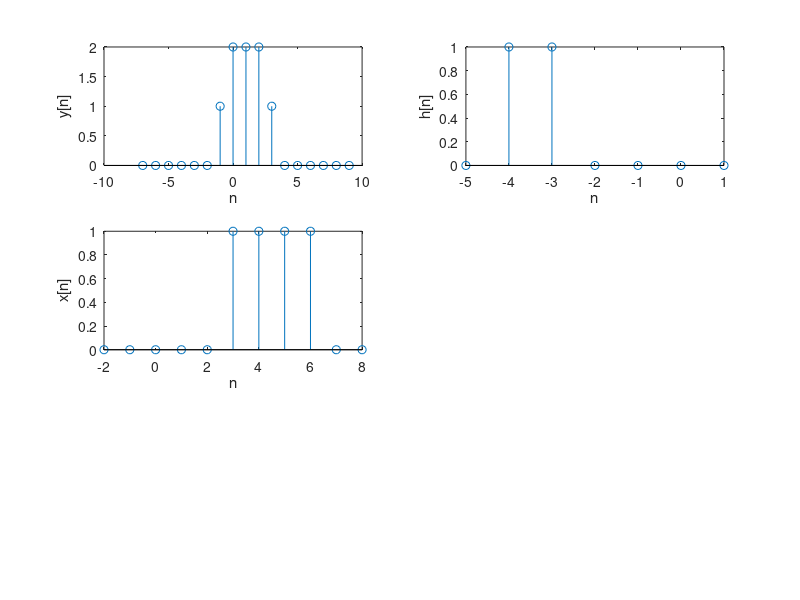

Write MATLAB code to recreate this figure.

t = [-2:2 3:6 7:8]
x = [zeros(1,5) ones(1,4) zeros(1,2)]
subplot(3,2,3)
stem(t,x)
xlabel('n')
ylabel('x[n]')
%---------------------------------------------------------

k = [-5 -4:-3 -2:1]
h = [zeros(1,1) ones(1,2) zeros(1,4)]
subplot(3,2,2)
stem(k,h)
xlabel('n')
ylabel('h[n]')

%--------------------------------------------------------

y = conv(x,h)
u = -7:9;
subplot(3,2,1)
stem(u,y)
xlabel('n')
ylabel('y[n]')